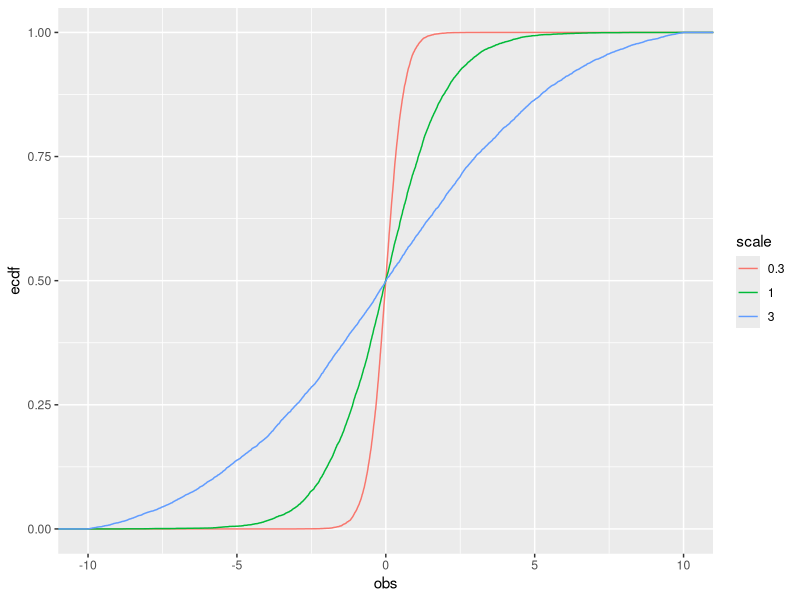
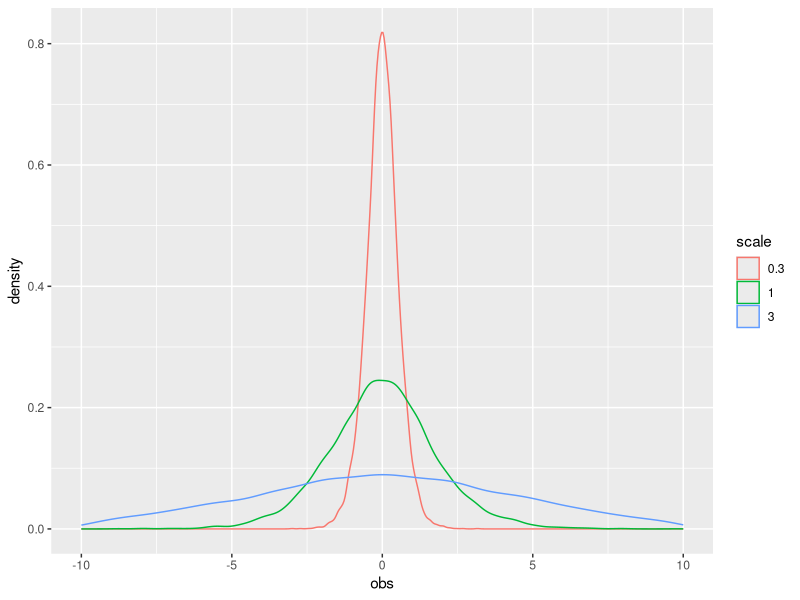

Recreate these plots in R, in order.
## ---- chunk 1
library(ggplot2)
library(dplyr)
## ---- chunk 2
n <- 10000
dfLogit <- data_frame(obs = rep(NA, n * 3), scale0 = c(rep(0.3, n), rep(1, n), rep(3, n)))


dfLogit$obs[1:n] <-  rlogis(n, 0, .3)
dfLogit$obs[(n+1): (2*n)] <-  rlogis(n, 0, 1)
dfLogit$obs[(2*n+1): (3*n)] <-  rlogis(n, 0, 3)


# cumulative function
dfLogit %>% 
  mutate(scale = factor(scale0)) %>%
  ggplot(aes(x = obs, color = scale)) +
  stat_ecdf() + 
  xlim(c(-10, 10))

# density function
dfLogit %>% 
  mutate(scale = factor(scale0)) %>%
  ggplot(aes(x = obs, color = scale)) +
  geom_density(alpha = .5) + 
  xlim(c(-10, 10))


